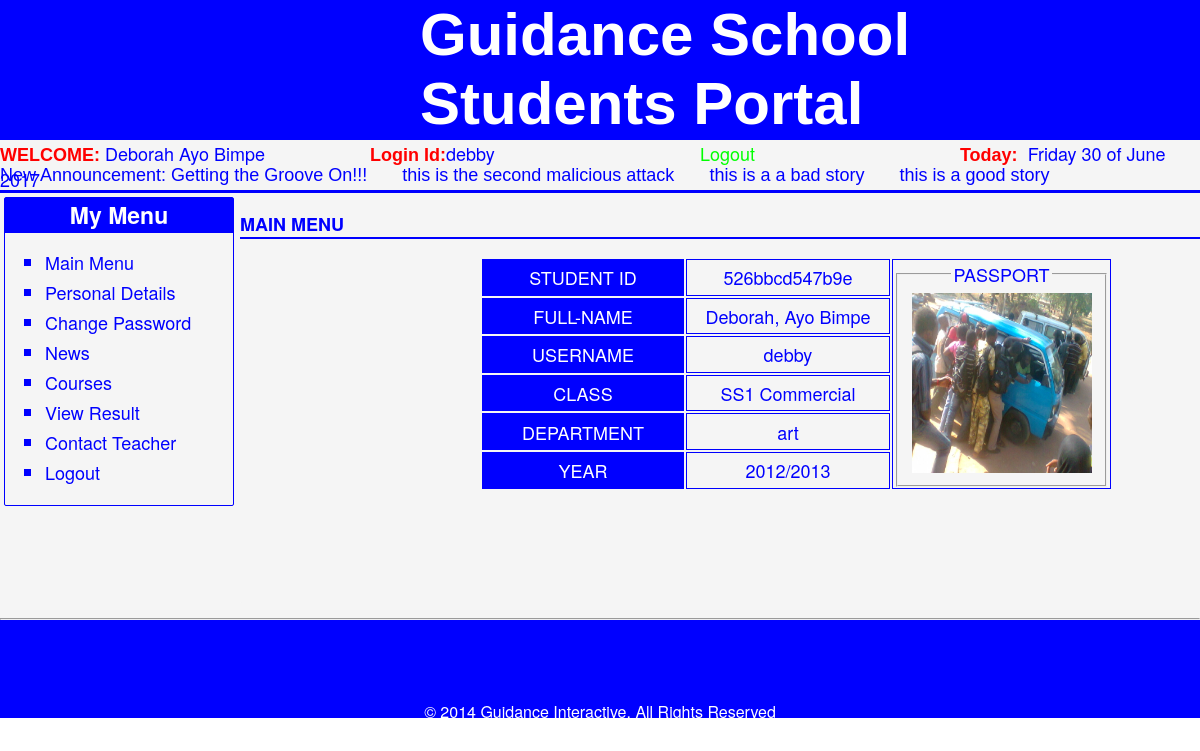
The page /students/main.php (signed in) on the database its author committed.
### tables this page shows
CREATE TABLE IF NOT EXISTS `notice` (
  `id` int(3) unsigned NOT NULL AUTO_INCREMENT,
  `notice` varchar(500) NOT NULL,
  PRIMARY KEY (`id`),
  UNIQUE KEY `id` (`id`)
);

### students/scroll.php (the view)
<?php
$sql1=mysql_query("SELECT notice FROM notice ORDER BY id DESC LIMIT 0,4");
echo"<div id='scroll'>";
echo"<marquee>";
echo "New Announcement: ";
while($row=mysql_fetch_assoc($sql1)){
echo "{$row['notice']} &nbsp;&nbsp;&nbsp;&nbsp;&nbsp;&nbsp;";
};
echo"</marquee>";
echo"</div>";
?>

### students/css/style.css (style rules this page uses)
body { padding: 0px; width: 100%; height: 100%; margin: auto; font-family: "Blenda Script","Helvetica Neue", Helvetica, Arial, sans-serif; color:blue; font-size:16px; }
div { display:block; }
#scroll { height: 25px; width: 100%; background-color: whitesmoke; color: blue; font-family:Verdana, Arial, Helvetica, sans-serif; font-size:18px; border-bottom:3px solid blue; }

### rows shown on the page
notice: notice "Getting the Groove On!!!"
notice: notice "this is the second malicious attack"
notice: notice "this is a a bad story"
notice: notice "this is a good story"

### other values the page prints
$surname "Deborah"
$firstname "Ayo"
$othername "Bimpe"
$username "debby"
$student['student_id'] "526bbcd547b9e"
$student['surname'] "Deborah"
$student['firstname'] "Ayo"
$student['othername'] "Bimpe"
$student['username'] "debby"
$student['class_of_admitant'] "SS1 Commercial"
$student['department'] "art"
